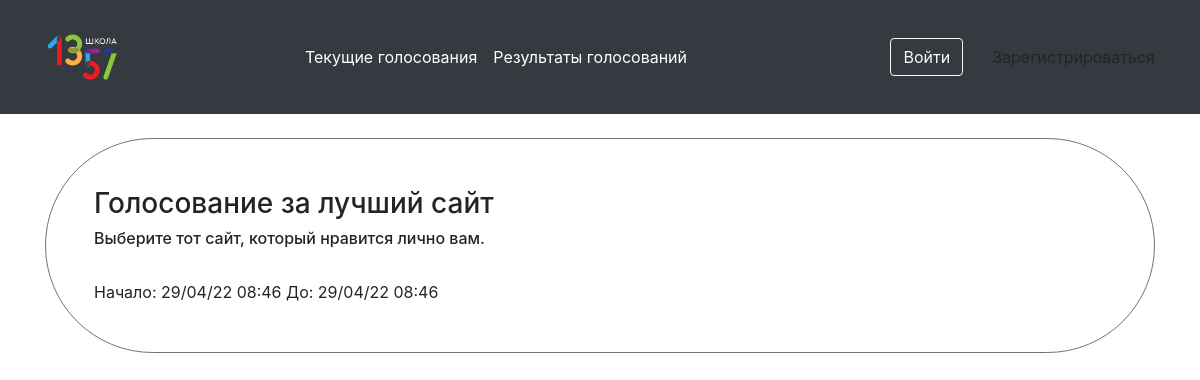
Before: / with the older database file.
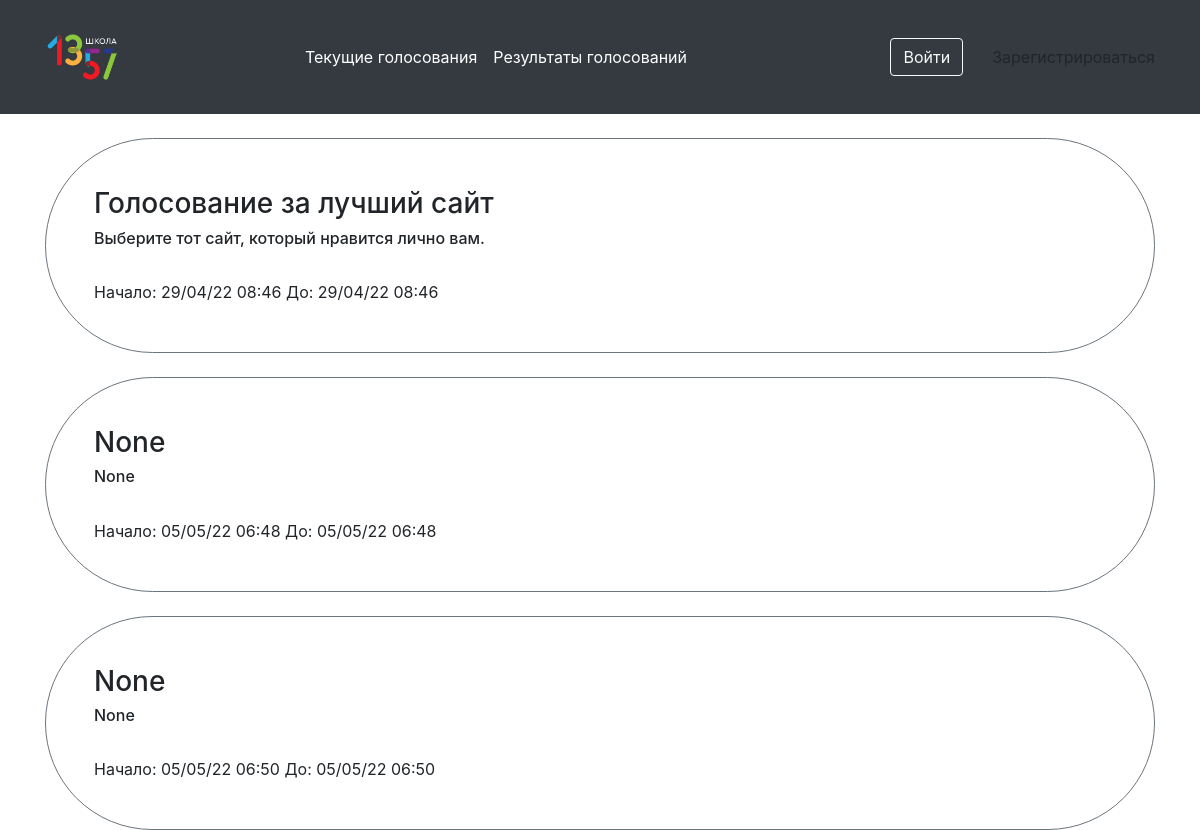
After: the same page with the newer database file.
### db_data/votes.py (models this page shows)
class Vote(SqlAlchemyBase, SerializerMixin):
    __tablename__ = 'votes'
    id = sqlalchemy.Column(sqlalchemy.Integer, primary_key=True, autoincrement=True)
    title = sqlalchemy.Column(sqlalchemy.String, nullable=True)
    icon = sqlalchemy.Column(sqlalchemy.String, nullable=True)
    description = sqlalchemy.Column(sqlalchemy.Text, nullable=True)
    start_date = sqlalchemy.Column(sqlalchemy.DateTime, default=dt.datetime.now())
    stop_date = sqlalchemy.Column(sqlalchemy.DateTime, default=dt.datetime.now())
    author_id = sqlalchemy.Column(sqlalchemy.Integer, sqlalchemy.ForeignKey('users.id'))
    author = orm.relation('User')
    voters = orm.relation("User",  # votes.voters.append(current_user)
                          secondary="users_to_votes",
                          back_populates="passed_votes")
    groups = orm.relation("Group",
                          secondary="votes_to_groups",
                          back_populates="votes")
    questions = orm.relation('Question', back_populates='vote')
    @property
    def formatted_start(self):
        return self.start_date.strftime("%d/%m/%y %H:%M")
    @property
    def formatted_stop(self):
        return self.stop_date.strftime("%d/%m/%y %H:%M")

### main.py (the view)
@app.route('/')
def run():
    db_sess = db_session.create_session()
    return render_template('index.html', votes=db_sess.query(Vote).all())

### db_data/db_session.py (called while the page is built)
def create_session() -> Session:
    global __factory
    return __factory()

### templates/index.html (shortened to what this page needs)
{% extends "base.html" %}
{% block content %}
{% for vote in votes%}
<div class="col-md6 border border-secondary rounded-pill mt-4 p-5">
    <h3>{{vote.title}}</h3>
    <div>
        <h6>{{vote.description}}</h6>
    </div>
    <div>
        Начало: {{vote.formatted_start}}     До: {{vote.formatted_stop}}
    </div>
</div>
{% endfor %}
{% endblock %}

### templates/base.html (shortened to what this page needs)
<!DOCTYPE html>
<html lang="en">
<head>
    <link rel="stylesheet"
          href="https://stackpath.bootstrapcdn.com/bootstrap/4.4.1/css/bootstrap.min.css"
>
</head>
<body>
<header class="p-3 text-white bg-dark">
    <div class="p-3 d-flex flex-wrap align-items-center justify-content-between">
        <div class="d-inline-flex col-12 col-lg-auto me-lg-auto mb-2 mb-md-0">
            <a href="/" class="d-flex align-items-center mb-2 mb-lg-0 text-white text-decoration-none">
                <img src="{{ url_for('static', filename='imgs/logo_1357.png') }}" height="50">
            </a>
        </div>
        <div class="d-flex align-items-center">
            <ul class="nav col-12 col-lg-auto me-lg-auto mb-2 justify-content-between mb-md-0">
                <li><a href="#" class="nav-link px-2 text-white">Текущие голосования</a></li>
                <li><a href="#" class="nav-link px-2 text-white">Результаты голосований</a></li>
            </ul>
        </div>
        <div class="d-inline-flex justify-content-between text-end">
            {% if current_user.is_authenticated %}
            {% if current_user.is_admin or current_user.is_moderator %}
            <a href="create/new" type="button" class="btn mx-4 green_btn">Создать</a>
            {% endif %}
            <div class="flex-shrink-0 dropdown">
                <a href="/" class="d-block link-dark text-decoration-none dropdown-toggle" id="dropdownUser2" data-bs-toggle="dropdown" aria-expanded="false">
                    <img src="{{ url_for('static', filename='imgs/icon.png') }}" height="60" width="60" alt="Аккаунт" class="rounded-circle">
                </a>
                <ul class="dropdown-menu text-small shadow green_btn" aria-labelledby="dropdownUser2">
                    <li><a class="dropdown-item" href="#">New project...</a></li>
                    <li><a class="dropdown-item" href="#">Settings</a></li>
                    <li><a class="dropdown-item" href="#">Profile</a></li>
                    <li><hr class="dropdown-divider"></li>
                    <li><a class="dropdown-item" href="/logout">Выйти из аккаунта</a></li>
                </ul>
                {% else %}
                <a href="login" type="button" class="btn btn-outline-light me-2 mx-3">Войти</a>
                <a href="register" type="button" class="btn green_btn">Зарегистрироваться</a>
                {% endif %}
            </div>
        </div>
</header>
<main role="main" class="container">
    {% block content %}{% endblock %}
</main>
</body>
</html>

Changed rows visible on the page:
added Vote: title "None", description "None", formatted_start "05/05/22 06:48", formatted_stop "05/05/22 06:48"
added Vote: title "None", description "None", formatted_start "05/05/22 06:50", formatted_stop "05/05/22 06:50"
